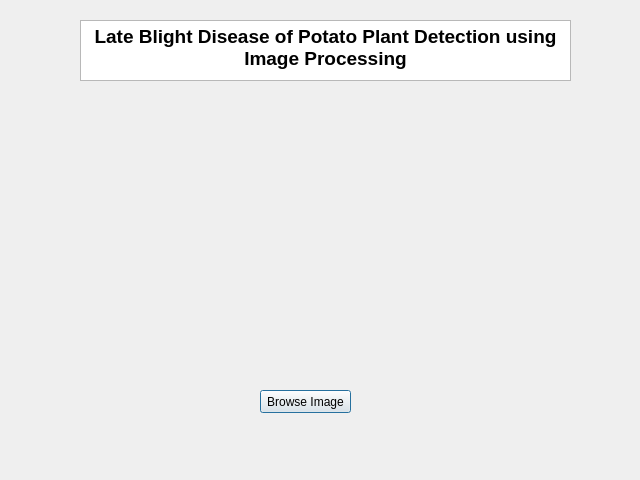
<?xml version="1.0" encoding="UTF-8"?>
<ui version="4.0">
 <class>Dialog</class>
 <widget class="QDialog" name="Dialog">
  <property name="geometry">
   <rect>
    <x>0</x>
    <y>0</y>
    <width>640</width>
    <height>480</height>
   </rect>
  </property>
  <property name="windowTitle">
   <string>Dialog</string>
  </property>
  <widget class="QTextBrowser" name="header">
   <property name="geometry">
    <rect>
     <x>80</x>
     <y>20</y>
     <width>491</width>
     <height>61</height>
    </rect>
   </property>
   <property name="html">
    <string>&lt;!DOCTYPE HTML PUBLIC &quot;-//W3C//DTD HTML 4.0//EN&quot; &quot;http://www.w3.org/TR/REC-html40/strict.dtd&quot;&gt;
&lt;html&gt;&lt;head&gt;&lt;meta name=&quot;qrichtext&quot; content=&quot;1&quot; /&gt;&lt;style type=&quot;text/css&quot;&gt;
p, li { white-space: pre-wrap; }
&lt;/style&gt;&lt;/head&gt;&lt;body style=&quot; font-family:'MS Shell Dlg 2'; font-size:8.25pt; font-weight:400; font-style:normal;&quot;&gt;
&lt;p align=&quot;center&quot; style=&quot; margin-top:0px; margin-bottom:0px; margin-left:0px; margin-right:0px; -qt-block-indent:0; text-indent:0px;&quot;&gt;&lt;span style=&quot; font-size:14pt; font-weight:600;&quot;&gt;Late Blight Disease of Potato Plant Detection using Image Processing&lt;/span&gt;&lt;/p&gt;&lt;/body&gt;&lt;/html&gt;</string>
   </property>
  </widget>
  <widget class="QPushButton" name="browse">
   <property name="geometry">
    <rect>
     <x>260</x>
     <y>390</y>
     <width>91</width>
     <height>23</height>
    </rect>
   </property>
   <property name="text">
    <string>Browse Image</string>
   </property>
  </widget>
 </widget>
 <resources/>
 <connections/>
</ui>
